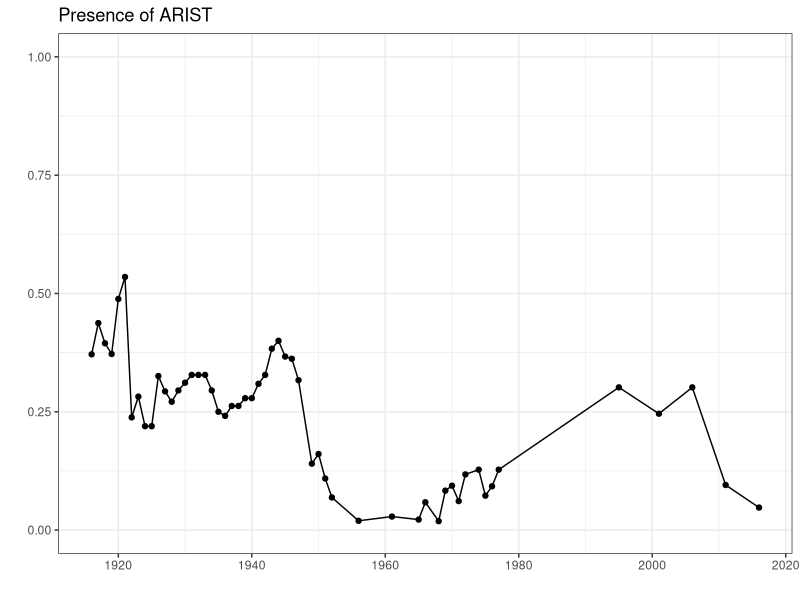
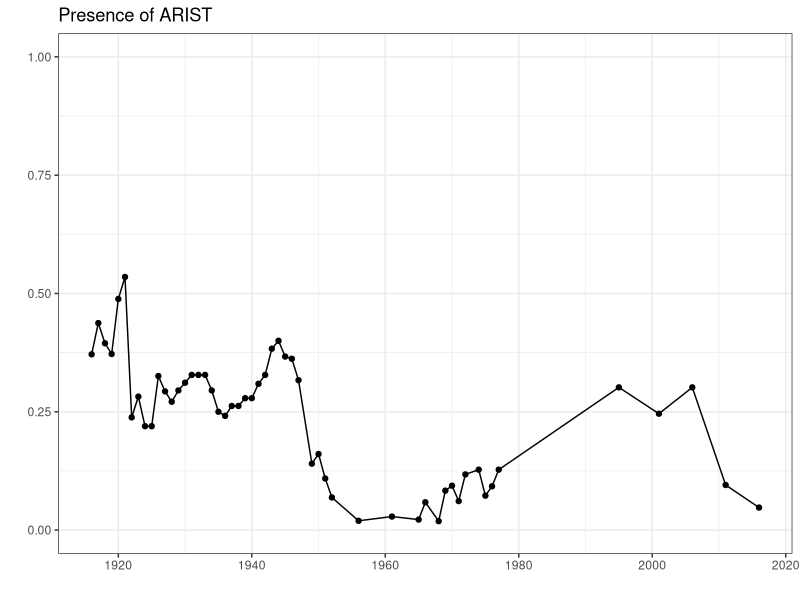

The R source for these figures, in order: (Note: this script raises an error after producing the figures.)
# persistence of ARIST
# EMC 8/11/20

library(dplyr)
library(ggplot2)

grasstotals = read.csv('data/grass_species_totals.csv', stringsAsFactors = F)
dates = read.csv('data/quadrats_dates_for_analysis.csv', stringsAsFactors = F)
quadtype = read.csv('data/quad_type_coordinate.csv', stringsAsFactors = F) %>%
  dplyr::select(quadrat, vegtype, upland_byspecies)

# quadrats to be used in analysis
quads = unique(dates$quadrat)


# just looking at ARIST cover
arist_data = dplyr::filter(grasstotals, species=='ARIST')
arist = arist_data %>%
  merge(dates, all.y=T) %>%
  merge(quadtype, all=T) %>%
  #filter(quadrat %in% quads) %>%
  #filter(quadrat %in% unique(boer_data$quadrat))
  filter(quadrat %in% quads, upland_byspecies %in% c('upland',''))

# fill in 0s where cover is NA (date implies it was sampled, but no ARIST found)
arist$totalarea[is.na(arist$totalarea)] <- 0

# how many quadrats were sampled in each project_year
quads_per_year = arist %>% group_by(project_year) %>%
  summarize(nquads = n_distinct(quadrat))

# how many quadrats had arist present in each project_year
arist_quads_per_year = arist %>% 
  dplyr::filter(totalarea>0) %>%
  group_by(project_year) %>%
  summarize(aristquads = n_distinct(quadrat)) %>%
  merge(quads_per_year) %>%
  mutate(pct_arist = aristquads/nquads) %>%
  dplyr::filter(nquads>=max(nquads)/2) # only take years where > 50% of quads were sampled
arist_quads_per_year$project_year = as.numeric(arist_quads_per_year$project_year)

# plot % of quads where boer present through time
arist_presence = ggplot(arist_quads_per_year, aes(x=project_year, y=pct_arist)) +
  geom_point() +
  geom_line() +
  xlab('') +
  ylab('') +
  ylim(0,1) +
  ggtitle('Presence of ARIST') +
  theme_bw()
arist_presence
ggsave(filename='arist/arist_presence_timeseries.png', plot=arist_presence, width=5, height=4)

# look at data in wide format, did a quadrat go to zero then recover?
arist_wide = arist %>% dplyr::select(quadrat, project_year, totalarea) %>%
  tidyr::pivot_wider(names_from=project_year, values_from=totalarea)
arist_wide = arist_wide[,order(names(arist_wide))]
write.csv(arist_wide,'arist/arist_wide_format.csv', row.names=F)


# average arist cover per quadrat
arist_avg_cover = arist %>%
  dplyr::filter(totalarea>0) %>%
  group_by(project_year) %>%
  summarize(avgcover=mean(totalarea))
arist_avg_cover$project_year = as.numeric(arist_avg_cover$project_year)

# plot avg cover over time
arist_cover = ggplot(arist_avg_cover, aes(x=project_year, y=avgcover)) +
  geom_point() +
  geom_line() +
  xlab('') +
  ylab('Area (m^2)') +
  ggtitle('Avg. BOER4 cover per quadrat') +
  theme_bw()
arist_cover
ggsave(filename='arist/arist_avg_cover_timeseries.png', plot=arist_cover, width=5, height=4)

